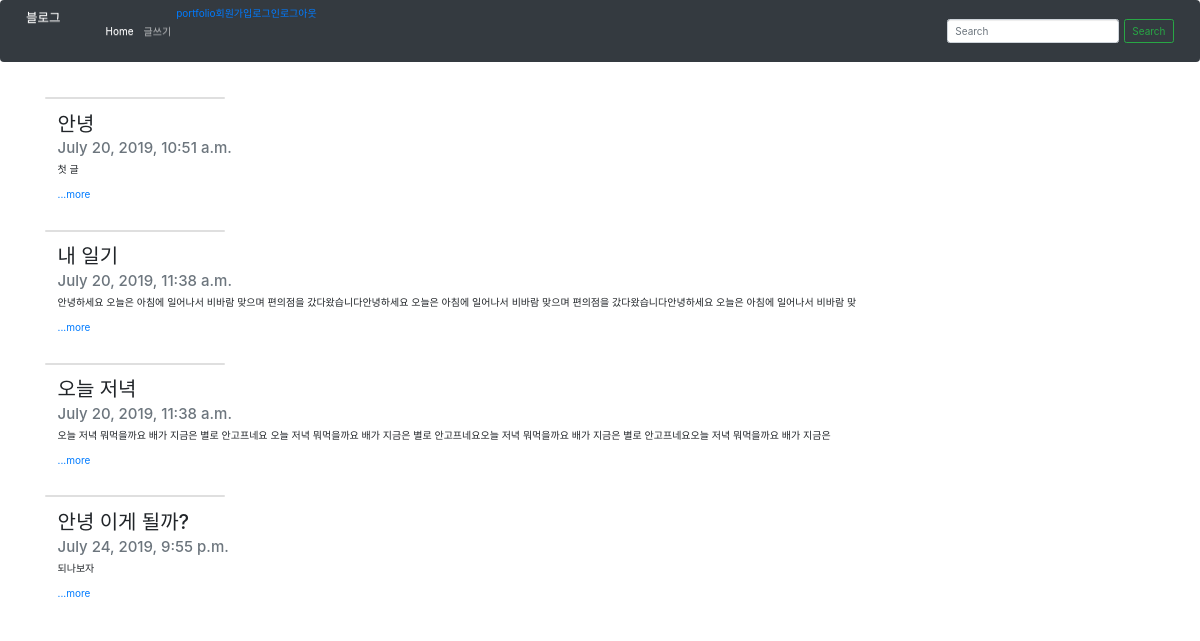
The page / on the database its author committed.
### blogapp/models.py (models this page shows, shortened)
class Blog(models.Model):
    title = models.CharField(max_length=200)
    pub_date = models.DateTimeField('date published')
    body = models.TextField()
    def summary(self):
        return self.body[:100]

### blogapp/views.py (the view)
# urls.py: 2. Add a URL to urlpatterns:  path('', views.home, name='home')
def home(request):
    blogs = Blog.objects #쿼리셋
    return render(request, 'home.html', {'blogs':blogs})

### blogapp/templates/home.html
{% extends 'base.html' %}
{% block contents %}
<body>
  <br>
      {%for blog in blogs.all%}
      <div class = "container">
      <div class="card" style="width: 18rem;"></div>
            <div class="card-body">
              <h2 class="card-title">{{blog.title}}</h2>
              <h4 class="card-subtitle mb-2 text-muted">{{blog.pub_date}}</h4>
              <p class="card-text">{{blog.summary}}</p>
              <a href="{% url 'detail' blog.id %}" class="card-link">...more</a>
            </div>
          </div> <br>
          {%endfor%}
</body>
{%endblock%}

### blogproject/templates/base.html (shortened to what this page needs)
<html>
<head>
<link rel="stylesheet" href="https://maxcdn.bootstrapcdn.com/bootstrap/3.3.2/css/bootstrap.min.css">
<link rel="stylesheet" href="https://maxcdn.bootstrapcdn.com/bootstrap/3.3.2/css/bootstrap-theme.min.css">
</head>
<body>
    <!DOCTYPE html>
<html lang="en">
<head>
    <link rel="stylesheet" href="https://stackpath.bootstrapcdn.com/bootstrap/4.1.3/css/bootstrap.min.css"
>
</head>
<body>
    <nav class="navbar navbar-expand-lg navbar-dark bg-dark">
        <a class="navbar-brand" href="#">블로그</a>
        <div class="collapse navbar-collapse" id="navbarSupportedContent">
          <ul class="navbar-nav mr-auto">
            <li class="nav-item active">
              <a class="nav-link" href="{% url 'home' %}">Home <span class="sr-only">(current)</span></a>
            </li>
            <li class="nav-item">
              <a class="nav-link" href="{% url 'new' %}">글쓰기</a>
            </li>
                <a class="dropdown" href="{% url 'portfolio' %}">portfolio</a>
                <a class="dropdown" href="{% url 'signup' %}" tabindex="-1" aria-disabled="true">회원가입</a>
                <a class="dropdown" href="{% url 'login' %}" tabindex="-1" aria-disabled="true">로그인</a>
                <a class="dropdown" href="{% url 'logout' %}" tabindex="-1" aria-disabled="true">로그아웃</a>
              </ul>
          <form class="form-inline my-2 my-lg-0">
            <input class="form-control mr-sm-2" type="search" placeholder="Search" aria-label="Search">
            <button class="btn btn-outline-success my-2 my-sm-0" type="submit">Search</button>
          </form>
        </div>
      </nav>
      {% block contents %}
      {% endblock %}
      </body>

### rows shown on the page
Blog: title "안녕", pub_date "July 20, 2019, 10:51 a.m.", summary "첫 글"
Blog: title "내 일기", pub_date "July 20, 2019, 11:38 a.m.", summary "안녕하세요 오늘은 아침에 일어나서 비바람 맞으며 편의점을 갔다왔습니다안녕하세요 오늘은 아침에 일어나서 비바람 맞으며 편의점을 갔다왔습니다안녕하세요 오늘은 아침에 일어나서 비바람 맞"
Blog: title "오늘 저녁", pub_date "July 20, 2019, 11:38 a.m.", summary "오늘 저녁 뭐먹을까요 배가 지금은 별로 안고프네요 오늘 저녁 뭐먹을까요 배가 지금은 별로 안고프네요오늘 저녁 뭐먹을까요 배가 지금은 별로 안고프네요오늘 저녁 뭐먹을까요 배가 지금은"
Blog: title "안녕 이게 될까?", pub_date "July 24, 2019, 9:55 p.m.", summary "되나보자"
